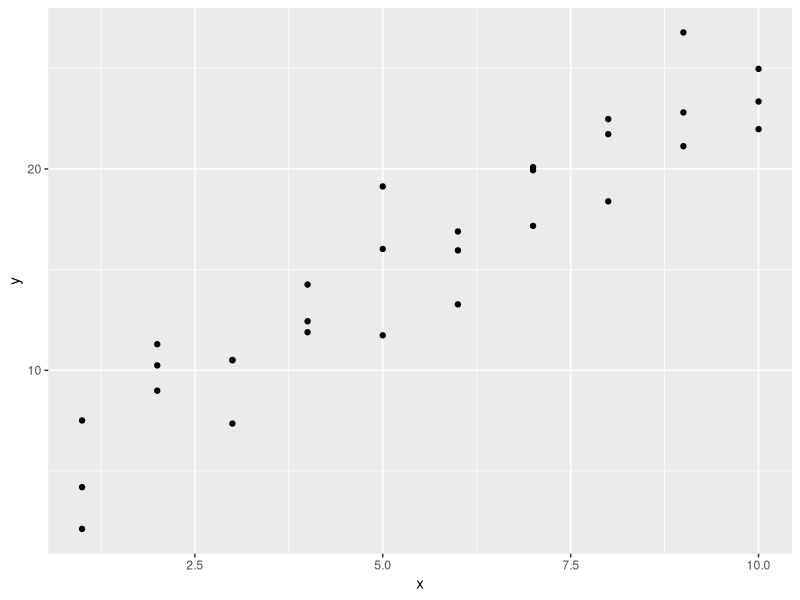
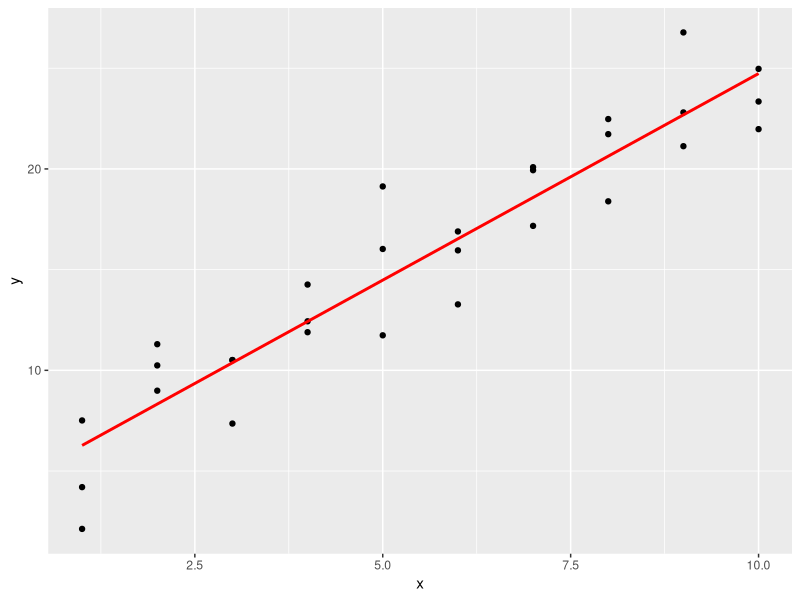
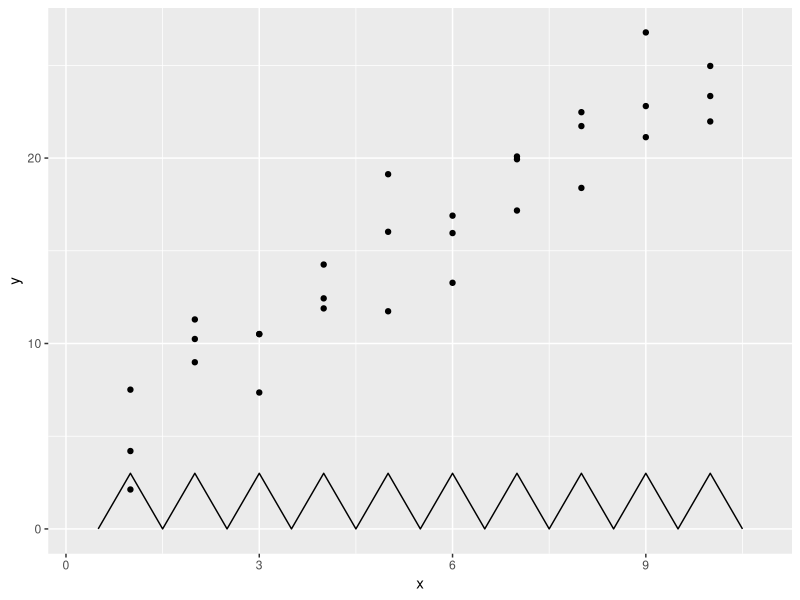

Reproduce these figures in R, in order.
library(tidyverse)
library(modelr)
options(na.action = na.warn)
ggplot(sim1, aes(x, y)) +
  geom_point()

sim1_mod <- lm(y ~ x, data = sim1)
coef(sim1_mod)



grid <- sim1 %>%
  data_grid(x)


grid <- grid %>%
  add_predictions(sim1_mod)

grid

ggplot(sim1, aes(x)) +
  geom_point(aes(y = y)) +
  geom_line(aes(y = pred), data = grid, colour = "red", size = 1)

sim1 <- sim1 %>%
  add_residuals(sim1_mod)
sim1

ggplot(sim1, aes(x)) +
  geom_point(aes(y = y)) +
  geom_freqpoly(binwidth = 0.5)